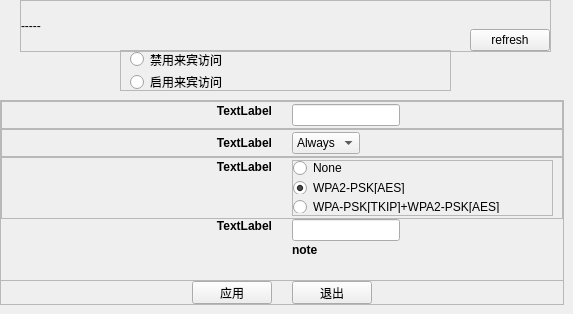
         <widget class="QWidget" name="page_4">
          <widget class="QFrame" name="frame_enable">
           <property name="geometry">
            <rect>
             <x>120</x>
             <y>50</y>
             <width>331</width>
             <height>41</height>
            </rect>
           </property>
           <property name="frameShape">
            <enum>QFrame::StyledPanel</enum>
           </property>
           <property name="frameShadow">
            <enum>QFrame::Raised</enum>
           </property>
           <layout class="QVBoxLayout" name="verticalLayout_12">
            <property name="topMargin">
             <number>0</number>
            </property>
            <property name="bottomMargin">
             <number>0</number>
            </property>
            <item>
             <widget class="QRadioButton" name="rdt_disable">
              <property name="text">
               <string>禁用来宾访问</string>
              </property>
             </widget>
            </item>
            <item>
             <widget class="QRadioButton" name="rdt_enable">
              <property name="text">
               <string>启用来宾访问</string>
              </property>
             </widget>
            </item>
           </layout>
          </widget>
          <widget class="QFrame" name="frame_24">
           <property name="geometry">
            <rect>
             <x>0</x>
             <y>280</y>
             <width>564</width>
             <height>25</height>
            </rect>
           </property>
           <property name="frameShape">
            <enum>QFrame::StyledPanel</enum>
           </property>
           <property name="frameShadow">
            <enum>QFrame::Raised</enum>
           </property>
           <layout class="QHBoxLayout" name="horizontalLayout_19">
            <property name="spacing">
             <number>20</number>
            </property>
            <property name="margin">
             <number>0</number>
            </property>
            <item>
             <spacer name="horizontalSpacer_13">
              <property name="orientation">
               <enum>Qt::Horizontal</enum>
              </property>
              <property name="sizeHint" stdset="0">
               <size>
                <width>40</width>
                <height>20</height>
               </size>
              </property>
             </spacer>
            </item>
            <item>
             <widget class="QPushButton" name="but_gacc_apply">
              <property name="focusPolicy">
               <enum>Qt::NoFocus</enum>
              </property>
              <property name="text">
               <string>应用</string>
              </property>
             </widget>
            </item>
            <item>
             <widget class="QPushButton" name="but_set_gacc_cancel">
              <property name="focusPolicy">
               <enum>Qt::NoFocus</enum>
              </property>
              <property name="text">
               <string>退出</string>
              </property>
             </widget>
            </item>
            <item>
             <spacer name="horizontalSpacer_14">
              <property name="orientation">
               <enum>Qt::Horizontal</enum>
              </property>
              <property name="sizeHint" stdset="0">
               <size>
                <width>40</width>
                <height>20</height>
               </size>
              </property>
             </spacer>
            </item>
           </layout>
          </widget>
          <widget class="QFrame" name="frame_setting">
           <property name="geometry">
            <rect>
             <x>0</x>
             <y>100</y>
             <width>564</width>
             <height>181</height>
            </rect>
           </property>
           <property name="frameShape">
            <enum>QFrame::StyledPanel</enum>
           </property>
           <property name="frameShadow">
            <enum>QFrame::Raised</enum>
           </property>
           <layout class="QVBoxLayout" name="verticalLayout_13">
            <property name="spacing">
             <number>0</number>
            </property>
            <property name="margin">
             <number>0</number>
            </property>
            <item>
             <widget class="QFrame" name="frame_25">
              <property name="frameShape">
               <enum>QFrame::StyledPanel</enum>
              </property>
              <property name="frameShadow">
               <enum>QFrame::Raised</enum>
              </property>
              <layout class="QHBoxLayout" name="horizontalLayout_20">
               <property name="spacing">
                <number>20</number>
               </property>
               <property name="topMargin">
                <number>2</number>
               </property>
               <property name="bottomMargin">
                <number>2</number>
               </property>
               <item>
                <widget class="QLabel" name="label_set_ssid_title_2">
                 <property name="sizePolicy">
                  <sizepolicy hsizetype="Expanding" vsizetype="Preferred">
                   <horstretch>0</horstretch>
                   <verstretch>0</verstretch>
                  </sizepolicy>
                 </property>
                 <property name="styleSheet">
                  <string notr="true">font: bold;</string>
                 </property>
                 <property name="text">
                  <string>TextLabel</string>
                 </property>
                 <property name="alignment">
                  <set>Qt::AlignRight|Qt::AlignTop|Qt::AlignTrailing</set>
                 </property>
                </widget>
               </item>
               <item>
                <layout class="QHBoxLayout" name="horizontalLayout_21">
                 <property name="leftMargin">
                  <number>0</number>
                 </property>
                 <property name="rightMargin">
                  <number>9</number>
                 </property>
                 <item>
                  <widget class="QLineEdit" name="edt_set_ssid_2">
                   <property name="sizePolicy">
                    <sizepolicy hsizetype="Preferred" vsizetype="Fixed">
                     <horstretch>0</horstretch>
                     <verstretch>0</verstretch>
                    </sizepolicy>
                   </property>
                  </widget>
                 </item>
                 <item>
                  <spacer name="horizontalSpacer_15">
                   <property name="orientation">
                    <enum>Qt::Horizontal</enum>
                   </property>
                   <property name="sizeType">
                    <enum>QSizePolicy::Expanding</enum>
                   </property>
                   <property name="sizeHint" stdset="0">
                    <size>
                     <width>40</width>
                     <height>20</height>
                    </size>
                   </property>
                  </spacer>
                 </item>
                </layout>
               </item>
              </layout>
             </widget>
            </item>
            <item>
             <widget class="QFrame" name="frame_26">
              <property name="frameShape">
               <enum>QFrame::StyledPanel</enum>
              </property>
              <property name="frameShadow">
               <enum>QFrame::Raised</enum>
              </property>
              <layout class="QHBoxLayout" name="horizontalLayout_22">
               <property name="spacing">
                <number>20</number>
               </property>
               <property name="topMargin">
                <number>2</number>
               </property>
               <property name="bottomMargin">
                <number>2</number>
               </property>
               <item>
                <widget class="QLabel" name="label_set_time_title">
                 <property name="sizePolicy">
                  <sizepolicy hsizetype="Expanding" vsizetype="Preferred">
                   <horstretch>0</horstretch>
                   <verstretch>0</verstretch>
                  </sizepolicy>
                 </property>
                 <property name="font">
                  <font>
                   <weight>75</weight>
                   <bold>true</bold>
                  </font>
                 </property>
                 <property name="styleSheet">
                  <string notr="true">font: bold;</string>
                 </property>
                 <property name="text">
                  <string>TextLabel</string>
                 </property>
                 <property name="alignment">
                  <set>Qt::AlignRight|Qt::AlignTrailing|Qt::AlignVCenter</set>
                 </property>
                </widget>
               </item>
               <item>
                <layout class="QHBoxLayout" name="horizontalLayout_23">
                 <property name="leftMargin">
                  <number>0</number>
                 </property>
                 <property name="rightMargin">
                  <number>9</number>
                 </property>
                 <item>
                  <widget class="QComboBox" name="cob_time">
                   <property name="minimumSize">
                    <size>
                     <width>68</width>
                     <height>0</height>
                    </size>
                   </property>
                   <property name="maximumSize">
                    <size>
                     <width>68</width>
                     <height>16777215</height>
                    </size>
                   </property>
                   <property name="currentIndex">
                    <number>0</number>
                   </property>
                   <item>
                    <property name="text">
                     <string>Always</string>
                    </property>
                   </item>
                   <item>
                    <property name="text">
                     <string>1 hour</string>
                    </property>
                   </item>
                   <item>
                    <property name="text">
                     <string>5 hour</string>
                    </property>
                   </item>
                   <item>
                    <property name="text">
                     <string>10 hour</string>
                    </property>
                   </item>
                   <item>
                    <property name="text">
                     <string>1 day</string>
                    </property>
                   </item>
                   <item>
                    <property name="text">
                     <string>1 week</string>
                    </property>
                   </item>
                  </widget>
                 </item>
                 <item>
                  <spacer name="horizontalSpacer_16">
                   <property name="orientation">
                    <enum>Qt::Horizontal</enum>
                   </property>
                   <property name="sizeType">
                    <enum>QSizePolicy::Expanding</enum>
                   </property>
                   <property name="sizeHint" stdset="0">
                    <size>
                     <width>40</width>
                     <height>20</height>
                    </size>
                   </property>
                  </spacer>
                 </item>
                </layout>
               </item>
              </layout>
             </widget>
            </item>
            <item>
             <widget class="QFrame" name="frame_27">
              <property name="frameShape">
               <enum>QFrame::StyledPanel</enum>
              </property>
              <property name="frameShadow">
               <enum>QFrame::Raised</enum>
              </property>
              <layout class="QHBoxLayout" name="horizontalLayout_24">
               <property name="spacing">
                <number>20</number>
               </property>
               <property name="topMargin">
                <number>2</number>
               </property>
               <property name="bottomMargin">
                <number>2</number>
               </property>
               <item>
                <widget class="QLabel" name="label_set_wpa_title">
                 <property name="styleSheet">
                  <string notr="true">font: bold;</string>
                 </property>
                 <property name="text">
                  <string>TextLabel</string>
                 </property>
                 <property name="alignment">
                  <set>Qt::AlignRight|Qt::AlignTop|Qt::AlignTrailing</set>
                 </property>
                </widget>
               </item>
               <item>
                <widget class="QFrame" name="frame_28">
                 <property name="frameShape">
                  <enum>QFrame::StyledPanel</enum>
                 </property>
                 <property name="frameShadow">
                  <enum>QFrame::Raised</enum>
                 </property>
                 <layout class="QVBoxLayout" name="verticalLayout_14">
                  <property name="leftMargin">
                   <number>0</number>
                  </property>
                  <property name="topMargin">
                   <number>0</number>
                  </property>
                  <property name="bottomMargin">
                   <number>2</number>
                  </property>
                  <item>
                   <widget class="QRadioButton" name="rdt_wpa_none">
                    <property name="text">
                     <string>None</string>
                    </property>
                   </widget>
                  </item>
                  <item>
                   <widget class="QRadioButton" name="rdt_wpa2">
                    <property name="text">
                     <string>WPA2-PSK[AES]</string>
                    </property>
                    <property name="checked">
                     <bool>true</bool>
                    </property>
                   </widget>
                  </item>
                  <item>
                   <widget class="QRadioButton" name="rdt_wpa_all">
                    <property name="text">
                     <string>WPA-PSK[TKIP]+WPA2-PSK[AES]</string>
                    </property>
                   </widget>
                  </item>
                  <item>
                   <spacer name="verticalSpacer_6">
                    <property name="orientation">
                     <enum>Qt::Vertical</enum>
                    </property>
                    <property name="sizeHint" stdset="0">
                     <size>
                      <width>20</width>
                      <height>40</height>
                     </size>
                    </property>
                   </spacer>
                  </item>
                 </layout>
                </widget>
               </item>
              </layout>
             </widget>
            </item>
            <item>
             <layout class="QHBoxLayout" name="horizontalLayout_25">
              <property name="leftMargin">
               <number>9</number>
              </property>
              <property name="rightMargin">
               <number>9</number>
              </property>
             </layout>
            </item>
            <item>
             <layout class="QHBoxLayout" name="horizontalLayout_26">
              <property name="spacing">
               <number>20</number>
              </property>
              <property name="leftMargin">
               <number>9</number>
              </property>
              <property name="rightMargin">
               <number>9</number>
              </property>
              <item>
               <widget class="QLabel" name="label_set_pwd_title_2">
                <property name="sizePolicy">
                 <sizepolicy hsizetype="Expanding" vsizetype="Preferred">
                  <horstretch>0</horstretch>
                  <verstretch>0</verstretch>
                 </sizepolicy>
                </property>
                <property name="font">
                 <font>
                  <weight>75</weight>
                  <bold>true</bold>
                 </font>
                </property>
                <property name="styleSheet">
                 <string notr="true">font: bold;</string>
                </property>
                <property name="text">
                 <string>TextLabel</string>
                </property>
                <property name="alignment">
                 <set>Qt::AlignRight|Qt::AlignTop|Qt::AlignTrailing</set>
                </property>
               </widget>
              </item>
              <item>
               <layout class="QVBoxLayout" name="verticalLayout_15">
                <property name="spacing">
                 <number>2</number>
                </property>
                <property name="leftMargin">
                 <number>0</number>
                </property>
                <property name="rightMargin">
                 <number>9</number>
                </property>
                <item>
                 <layout class="QHBoxLayout" name="horizontalLayout_27">
                  <item>
                   <widget class="QLineEdit" name="edt_set_pwd">
                    <property name="sizePolicy">
                     <sizepolicy hsizetype="Preferred" vsizetype="Fixed">
                      <horstretch>0</horstretch>
                      <verstretch>0</verstretch>
                     </sizepolicy>
                    </property>
                    <property name="maximumSize">
                     <size>
                      <width>16777215</width>
                      <height>16777215</height>
                     </size>
                    </property>
                    <property name="maxLength">
                     <number>63</number>
                    </property>
                   </widget>
                  </item>
                  <item>
                   <spacer name="horizontalSpacer_17">
                    <property name="orientation">
                     <enum>Qt::Horizontal</enum>
                    </property>
                    <property name="sizeHint" stdset="0">
                     <size>
                      <width>40</width>
                      <height>20</height>
                     </size>
                    </property>
                   </spacer>
                  </item>
                 </layout>
                </item>
                <item>
                 <widget class="QLabel" name="label_note_2">
                  <property name="font">
                   <font>
                    <weight>75</weight>
                    <italic>false</italic>
                    <bold>true</bold>
                   </font>
                  </property>
                  <property name="styleSheet">
                   <string notr="true">font: bold;</string>
                  </property>
                  <property name="text">
                   <string>note</string>
                  </property>
                  <property name="wordWrap">
                   <bool>true</bool>
                  </property>
                 </widget>
                </item>
                <item>
                 <spacer name="verticalSpacer_7">
                  <property name="orientation">
                   <enum>Qt::Vertical</enum>
                  </property>
                  <property name="sizeHint" stdset="0">
                   <size>
                    <width>20</width>
                    <height>40</height>
                   </size>
                  </property>
                 </spacer>
                </item>
               </layout>
              </item>
             </layout>
            </item>
           </layout>
          </widget>
          <widget class="QFrame" name="frame_29">
           <property name="geometry">
            <rect>
             <x>20</x>
             <y>0</y>
             <width>531</width>
             <height>52</height>
            </rect>
           </property>
           <property name="frameShape">
            <enum>QFrame::StyledPanel</enum>
           </property>
           <property name="frameShadow">
            <enum>QFrame::Raised</enum>
           </property>
           <layout class="QHBoxLayout" name="horizontalLayout_28">
            <property name="margin">
             <number>0</number>
            </property>
            <item>
             <widget class="QLabel" name="label_set_err">
              <property name="sizePolicy">
               <sizepolicy hsizetype="Expanding" vsizetype="Preferred">
                <horstretch>0</horstretch>
                <verstretch>0</verstretch>
               </sizepolicy>
              </property>
              <property name="text">
               <string>-----</string>
              </property>
              <property name="alignment">
               <set>Qt::AlignLeading|Qt::AlignLeft|Qt::AlignVCenter</set>
              </property>
             </widget>
            </item>
            <item>
             <widget class="QProgressIndicator" name="w_pi" native="true">
              <property name="sizePolicy">
               <sizepolicy hsizetype="Preferred" vsizetype="Expanding">
                <horstretch>0</horstretch>
                <verstretch>0</verstretch>
               </sizepolicy>
              </property>
              <property name="minimumSize">
               <size>
                <width>50</width>
                <height>0</height>
               </size>
              </property>
              <property name="maximumSize">
               <size>
                <width>50</width>
                <height>16777215</height>
               </size>
              </property>
             </widget>
            </item>
            <item>
             <layout class="QVBoxLayout" name="verticalLayout_16">
              <property name="sizeConstraint">
               <enum>QLayout::SetDefaultConstraint</enum>
              </property>
              <item>
               <spacer name="verticalSpacer_8">
                <property name="orientation">
                 <enum>Qt::Vertical</enum>
                </property>
                <property name="sizeHint" stdset="0">
                 <size>
                  <width>20</width>
                  <height>40</height>
                 </size>
                </property>
               </spacer>
              </item>
              <item>
               <widget class="QPushButton" name="but_set_gacc_refresh">
                <property name="sizePolicy">
                 <sizepolicy hsizetype="Minimum" vsizetype="Fixed">
                  <horstretch>0</horstretch>
                  <verstretch>0</verstretch>
                 </sizepolicy>
                </property>
                <property name="focusPolicy">
                 <enum>Qt::NoFocus</enum>
                </property>
                <property name="text">
                 <string>refresh</string>
                </property>
               </widget>
              </item>
             </layout>
            </item>
           </layout>
          </widget>
         </widget>
